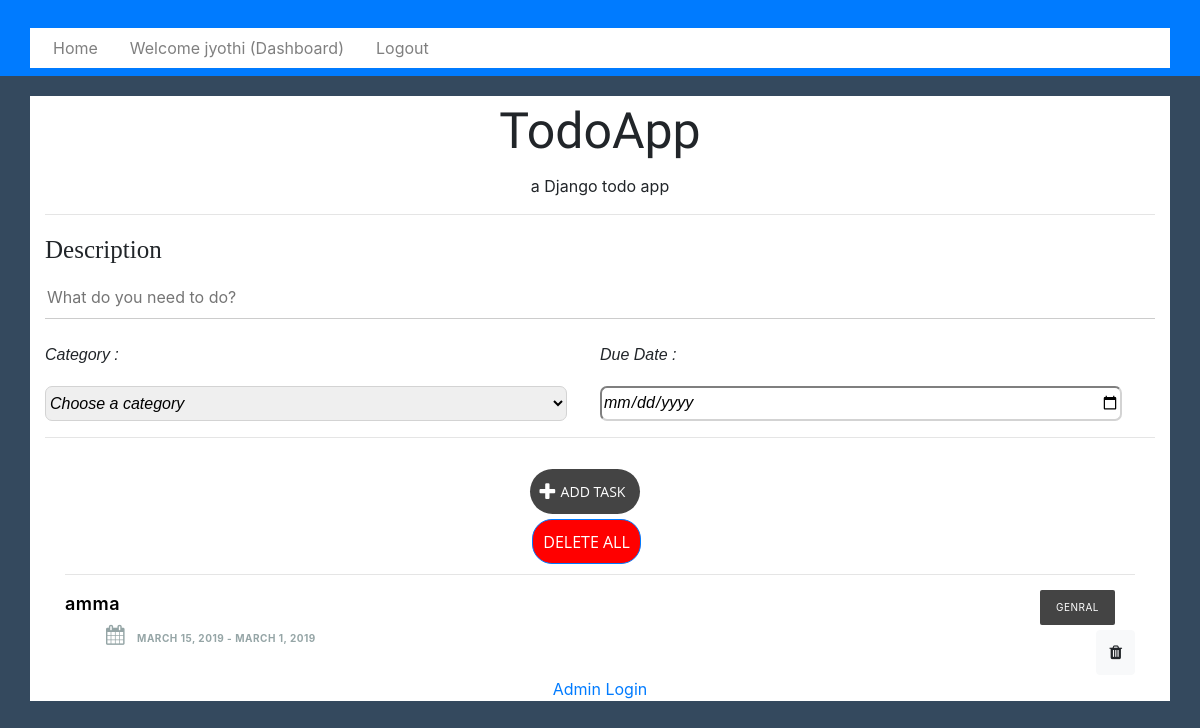
The page /accounts/ (signed in) on the database as committed earlier.
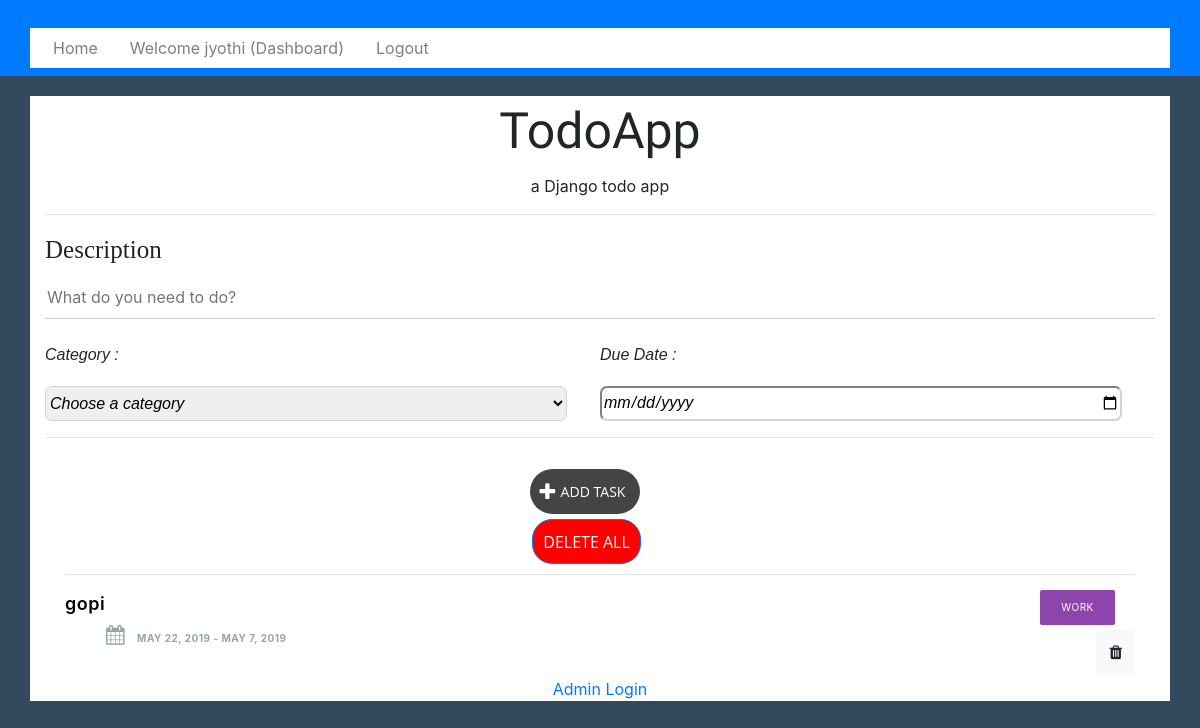
The same page on the database as committed later.
### TODO/models.py (models this page shows, shortened)
class TodoList(models.Model):
    title = models.CharField(max_length=250)
    content = models.TextField(blank=True)
    created = models.DateField(default=timezone.now().strftime("%Y-%m-%d"))
    due_date = models.DateField(default=timezone.now().strftime("%Y-%m-%d")) # a date
    category = models.ForeignKey(Category, default="general",on_delete=models.CASCADE,) # a foreignkey
    class Meta:
        ordering = ["-created"]

class Category(models.Model):
    name = models.CharField(max_length=100)
    class Meta:
        verbose_name = ("Category")
        verbose_name_plural = ("Categories")
    def __str__(self):
        return self.name

### TODO/views.py (the view, shortened to what this page needs)
@login_required(login_url="login/")
def index(request):
    todos = TodoList.objects.all()
    categories = Category.objects.all()
    return render(request, "TODO/index.html", {"todos": todos, "categories":categories})

### TODO/templates/TODO/index.html (shortened to what this page needs)
{% load static %}
{% block content %}
{% include 'base.html' %}
<!DOCTYPE html>
<html >
<head>
    <link rel="stylesheet" href="https://maxcdn.bootstrapcdn.com/bootstrap/4.0.0-beta/css/bootstrap.min.css">
  <link rel="stylesheet" type="text/css" href="https://maxcdn.bootstrapcdn.com/font-awesome/4.7.0/css/font-awesome.min.css">
</head>
<body>
<div django-app="TaskManager">
	<div class="container">
            <div class="content">
            <h1 id="title">TodoApp</h1>
            <p class="tagline">a Django todo app</p>
            <form action="" method="post">
                <div class="inputContainer"><hr>
                    <label for="description" id="desc">Description</label><br>
                    <input type="text" id="description" class="taskName" placeholder="What do you need to do?" name="description" required>
                </div><br>
                <div class="container-1">
                    <div class="box-1">
                    <label for="category" id="cat">Category :</label>
                        <select id="category" class="taskCategory" name="category_select">
                        <option class="disabled" value="">Choose a category</option>
                        </select>
                        </div>
                    <div class="box-2">
                            <label for="dueDate" id="date">Due Date :</label>
                            <input type="date" id="dueDate" class="taskDate" name="date">
                        </div>
                 </div>    <hr>
                <div class="row">
                    <button class="taskAdd" name="taskAdd" type="submit"><i class="fa fa-plus icon"></i>Add task</button><br>
                    <div class="deleteall" id="deleteall">
							<a href="{% url 'deleteall' %}"><button id="button" type="button" class="btn btn-primary">
                            DELETE all
							</button></a>
			        </div>
                </div>
               </form>
            <ul  class="taskList">
            {% for todo in todos %}
                <li class="taskItem">
                    <label for="{{ todo.id }}"><span class="complete-">{{ todo.title }}</span></label>
                    <span class="category-{{ todo.category }}">{{ todo.category }}</span>
                    <form action="/accounts/delete/{{ todo.id }}" method="POST">
                       <button class="btn btn-light" id="delete"><i class="fa fa-trash" aria-hidden="true"></i></button>
                    </form>
                    <strong class="taskDate"><i class="fa fa-calendar"></i>{{ todo.created }} - {{ todo.due_date }}</strong>
                </li>
            {% endfor %}
            </ul>
            </div>
            <a class="center-align" style="display:block" href="/admin">Admin Login</a>
 </div>
</div>
</body>
</html>
{% endblock %}

### accounts/templates/base.html (shortened to what this page needs)
{% extends "index.html" %}
{% load static %}
{% block content %}
           <nav class="navbar navbar-expand-lg navbar-light bg-primary sticky-top">
    <div class="container">
      <div class="collapse navbar-collapse" id="navbarNavAltMarkup">
        <ul class="navbar-nav">
          <li
          {% if '/' == request.path %}
             class="nav-item active mr-3"
          {% else %}
             class="nav-item mr-3"
          {% endif %}
         >
            <a class="nav-link" href="{% url 'index' %}">Home</a>
          </li>
        <ul class="navbar-nav ml-auto">
        {% if user.is_authenticated %}
          <li
            {% if 'dashboard' in request.path %}
              class="nav-item active mr-3"
            {% else %}
              class="nav-item mr-3"
            {% endif %}
            >
              <a class="nav-link" href="{% url 'dashboard' %}">
                 Welcome {{user.username}} (Dashboard)</a>
            </li>
            <li class="nav-item mr-3">
             <a href="javascript:{document.getElementById('logout').submit()}"
              class="nav-link">
              Logout
              </a>
            </li>
          {% endif %}
        </ul>
      </div>
    </div>
  </nav>
{% endblock %}

### accounts/templates/index.html (shortened to what this page needs)
<!DOCTYPE html>
{% load static %}
<html lang="en">
<head>
    <link rel="stylesheet" href="https://stackpath.bootstrapcdn.com/bootstrap/4.3.1/css/bootstrap.min.css">
</head>
<body>
     {% block content %}
     {% endblock %}
</body>
</html>

### TODO/templates/TODO/index.html (style rules this page uses)
body { background-color: #34495e ; }
h1 { font-style: unset; font-size: 50px; font-family: 'Rajdhani', sans-serif; margin-top:10px; padding: 5px; }
p { text-align:center; font-style: unset; }
#title { display:flex; justify-content:center; }
.container { background-color: white; margin-top:20px; }
.container-1 { display : flex; }
.box-1 { flex :1; }
.box-2 { flex:1; }
.box-1, .box-2 { display: flex; flex-direction: column; }
.taskName { border:none; }
#description { width:100%; height:42px; border-bottom: 1px #ccc solid; }
#desc { float:left; font-size: 25px; font-family: 'Times New Roman', Times, serif; font-style: initial; }
#category, #date, #cat, #dueDate { width: 94%; height: 35px; border-color: lightgrey; font-family: Arial, Helvetica, sans-serif; font-style: italic; border-radius: 7px; }
.row { display: block; padding: 10px; text-align: center; width: 100%; clear: both; overflow: hidden; }
button { font-family: 'Open Sans', sans-serif; border-radius: 30px; border: #16a085; outline: none; height: 45px; font-size: 14px; color: white; cursor: pointer; text-transform: uppercase; position: relative; -webkit-transition: all 0.3s; transition: all 0.3s; padding-left: 30px; padding-right: 15px; margin-top: 5px; }
.center-align { text-align: center; font-style: font-family: 'Cookie', cursive; }
.icon { position: absolute; top: 30%; left: 10px; font-size: 20px; }
.taskAdd { background: #444; padding-left: 31px; }
.deleteall { padding-left: 3px; }
.taskList { list-style: none; padding: 0 20px; }
.taskItem { border-top: 1px solid #e5e5e5; padding: 15px 0; color: black; font-weight: 600; font-size: 18px; letter-spacing: 0.5px; }
.taskList .taskDate { color: #95a5a6; font-size: 10px; font-weight: bold; text-transform: uppercase; display: block; margin-left: 41px; }
.fa-calendar { margin-right: 12px; font-size: 20px; }
[class*='category-'] { display: inline-block; font-size: 10px; background: #444; vertical-align: middle; color: #fff; padding: 10px; width: 75px; text-align: center; border-radius: 2px; float: right; font-weight: normal; text-transform: uppercase; margin-right: 20px; }
.category-Work { background: #8e44ad; }
#button { padding:10px; border-radius:20px; background: red; }
#delete { float: right; }

Rows that differ between the two databases and show on the page:
removed TodoList: title "amma", category "GENRAL", created "MARCH 15, 2019", due_date "MARCH 1, 2019"
added TodoList: title "gopi", category "WORK", created "MAY 22, 2019", due_date "MAY 7, 2019"
